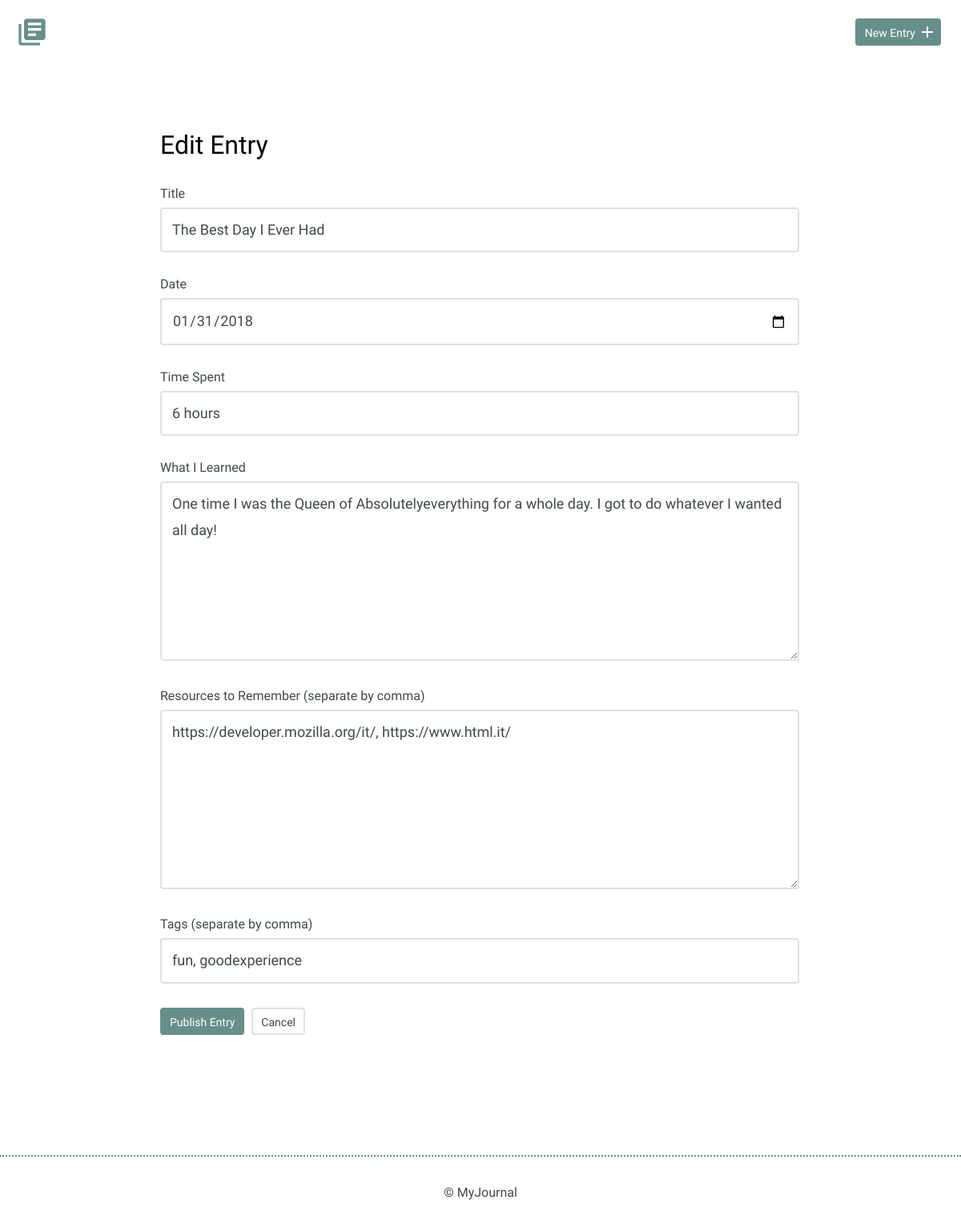
The page /edit.php?id=1 on the database its author committed.
### tables this page shows
CREATE TABLE "entries" (
	`id`	INTEGER,
	`title`	TEXT,
	`date`	TEXT,
	`time_spent`	INTEGER,
	`learned`	BLOB,
	`resources`	BLOB, tags TEXT,
	PRIMARY KEY(`id`)
);

### inc/functions.php (called while the page is built, shortened)
<?php
function get_entry($entry_id){
    include 'connections.php';
    $sql = 'SELECT * FROM entries WHERE id = ?';
    try {
        $result = $db->prepare($sql);
        $result->bindValue(1, $entry_id, PDO::PARAM_INT);
        $result->execute();
    } catch (Exception $e) {
        echo "Error!: " . $e->getMessage() . "<br />";
        return false;
    }
    return $result->fetch();
}

### edit.php (the view, shortened to what this page needs)
<?php
include('inc/header.php');
include('inc/functions.php');
if (isset($_GET['id'])) {
    list($entry_id, $title, $date, $time_spent, $learned, $resources, $tags) = get_entry(filter_input(INPUT_GET, 'id', FILTER_SANITIZE_NUMBER_INT));
}
?>
                <div class="edit-entry">
                    <h2>Edit Entry</h2>
                    <form method="post" action="edit.php">
                        <label for="title"> Title</label>
                        <input id="title" value='<?php echo"$title" ?>' type="text" name="title"><br>
                        <label for="date">Date</label>
                        <input id="date" value='<?php echo"$date" ?>' type="date" name="date"><br>
                        <label for="time-spent"> Time Spent</label>
                        <input id="time-spent" value='<?php echo"$time_spent" ?>'type="text" name="timeSpent"><br>
                        <label for="what-i-learned">What I Learned</label>
                        <textarea id="what-i-learned" rows="5" name="whatILearned"><?php echo"$learned" ?></textarea>
                        <label for="resources-to-remember">Resources to Remember (separate by comma)</label>
                        <textarea id="resources-to-remember" rows="5" name="ResourcesToRemember"><?php echo"$resources" ?></textarea>
                        <label for="tag">Tags (separate by comma)</label>
                        <input id="tag" type="text" value='<?php echo"$tags" ?>' name="tag"><br>
                        <input type="submit" value="Publish Entry" class="button">
                        <a href="#" class="button button-secondary">Cancel</a>
                    </form>
                </div>
            </div>
        </section>
        <footer>
            <div>
                &copy; MyJournal
            </div>
        </footer>
    </body>
</html>

### css/site.css (style rules this page uses)
body { font-size: 16px; color: #404a49; font-family: 'Cousine', serif; font-weight: 400; }
footer { text-align: center; padding: 35px 0; border-top: 2px dotted #678f89; }
.button { padding: 8px 10px 6px 10px; background: #678f89; border: 2px solid #678f89; border-radius: 4px; text-decoration: none; color: #FFF; position: relative; text-align: center; font-size: 14px; }
.button.button-secondary { background: #FFF; border: 2px solid #e1e1e1; color: #404a49; }
h1, h2, h3 { margin: 0; font-weight: 400; line-height: 1em; color: #000; }
h2 { font-size: 32px; }
.entry-list, .edit-entry, .new-entry { max-width: 800px; margin: 0 auto; padding: 70px 0 150px 0; }
.edit-entry h2, .new-entry h2 { margin-bottom: 35px; }
form label { display: block; margin-bottom: 8px; }
form input[type=text], form input[type=password], form input[type=date], form textarea { border: 2px solid #e1e1e1; font-size: 18px; line-height: 1.8em; padding:10px 13px; margin-bottom: 30px; border-radius: 4px; width: calc(100% - 32px); }
.edit-entry form textarea, .new-entry form textarea { min-height: 200px; }
input[type=submit] { margin-right: 5px; }

### rows shown on the page
entries: title "The Best Day I Ever Had", date "01/31/2018", timeSpent "6 hours", whatILearned "One time I was the Queen of Absolutelyeverything for a whole day. I got to do whatever I wanted all day!", ResourcesToRemember "https://developer.mozilla.org/it/, https://www.html.it/", tag "fun, goodexperience"
